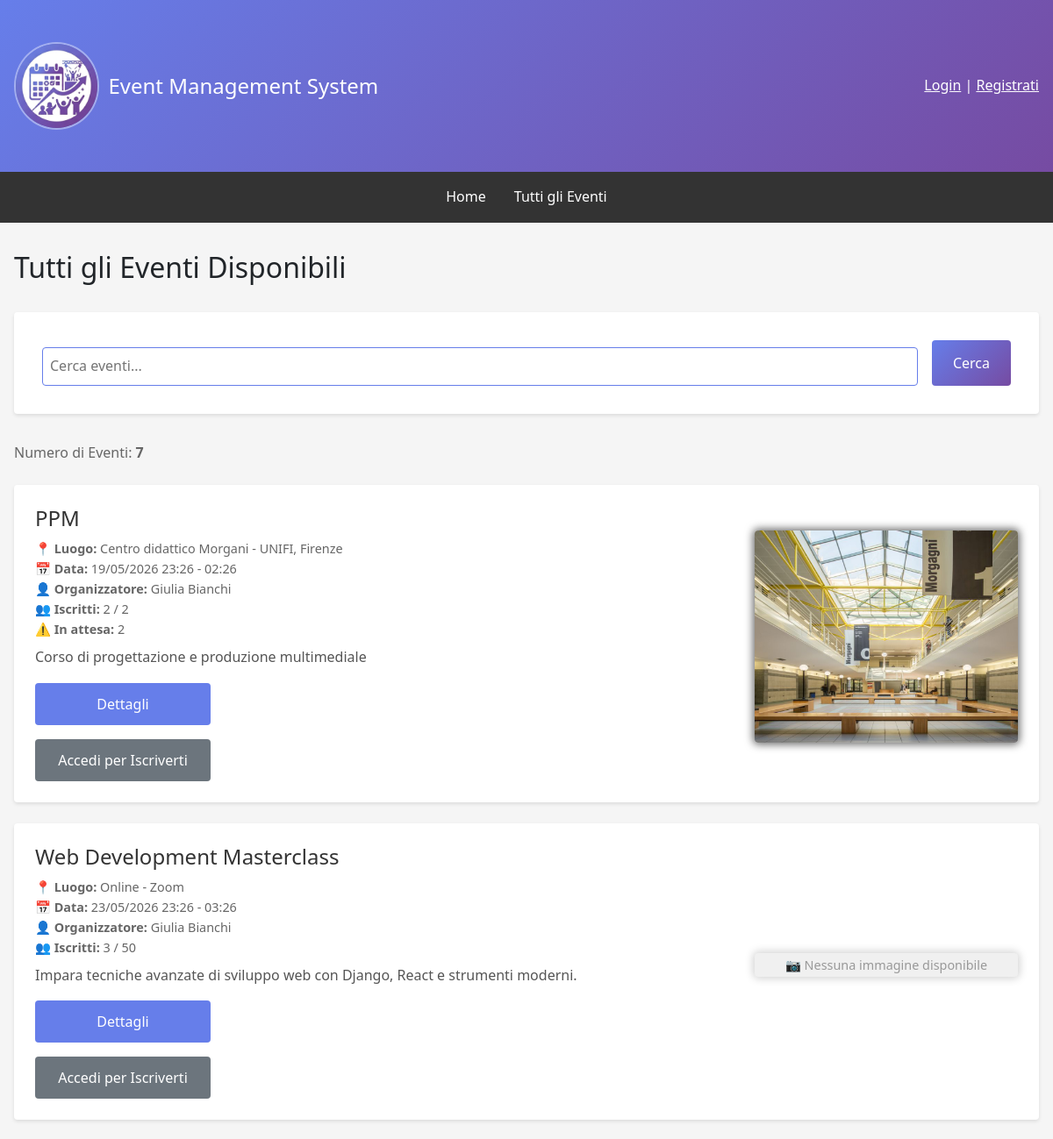
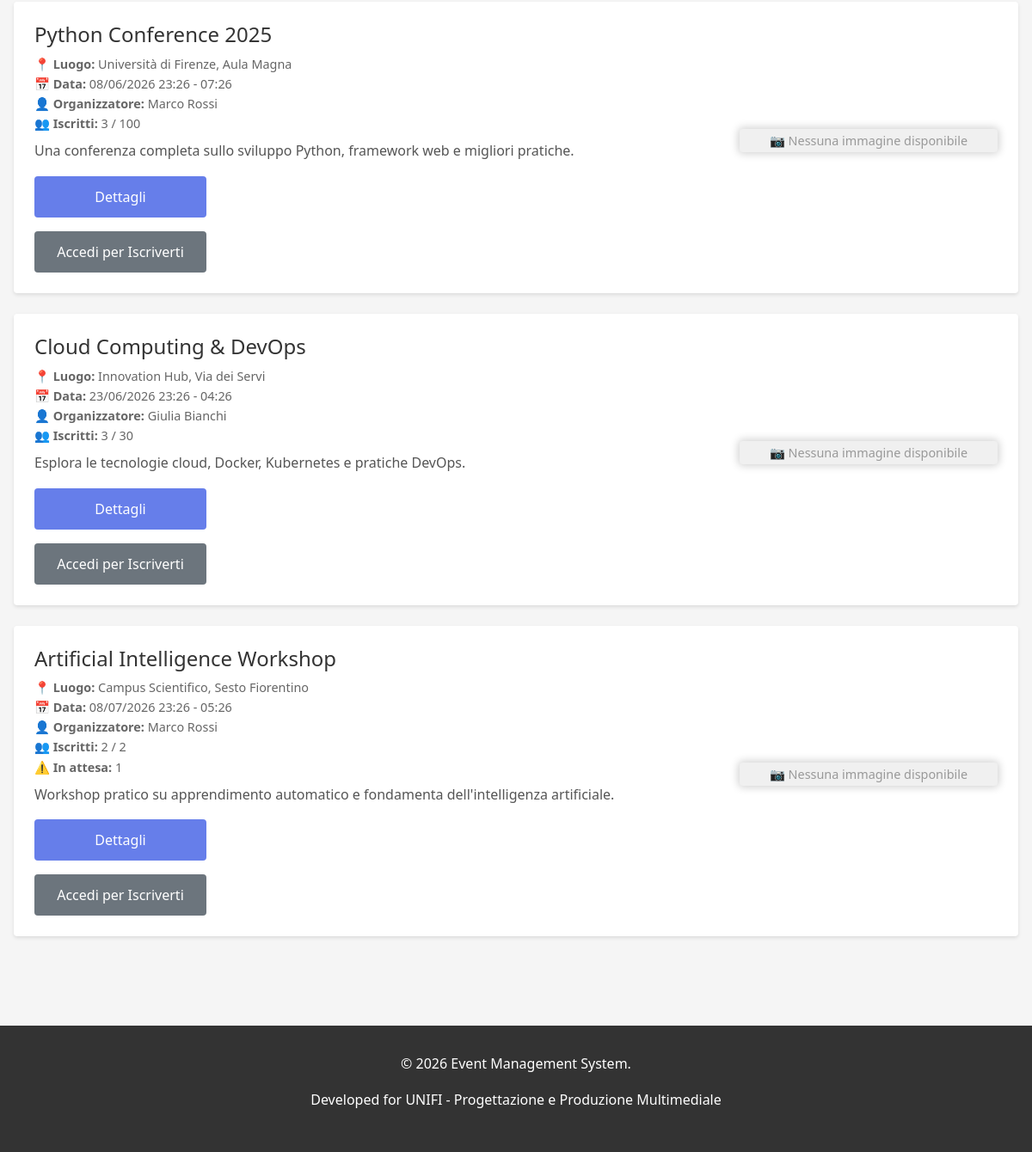
Screenshot of /events/ with the database file from the repository (2 pictures, top to bottom).
### events/models.py (models this page shows, shortened)
class Event(models.Model):
    STATUS_CHOICES = [('draft', 'Bozza'), ('published', 'Pubblicato'), ('ongoing', 'In Corso'), ('completed', 'Completato'), ('cancelled', 'Annullato')]
    title = models.CharField(max_length=200, verbose_name='Titolo')
    description = models.TextField(verbose_name='Descrizione')
    organizer = models.ForeignKey(User, on_delete=models.CASCADE, related_name='organized_events', verbose_name='Organizzatore')
    location = models.CharField(max_length=255, verbose_name='Luogo')
    start_date = models.DateTimeField(verbose_name='Data e Ora Inizio')
    end_date = models.DateTimeField(verbose_name='Data e Ora Fine')
    max_attendees = models.IntegerField(null=True, blank=True, verbose_name='Numero Massimo Partecipanti')
    image = models.ImageField(upload_to='event_images/', blank=True, null=True, verbose_name='Immagine')
    status = models.CharField(max_length=15, choices=STATUS_CHOICES, default='draft', verbose_name='Stato')
    created_at = models.DateTimeField(auto_now_add=True)
    updated_at = models.DateTimeField(auto_now=True)
    deleted_at = models.DateTimeField(null=True, blank=True, verbose_name='Eliminato il')
    class Meta:
        ordering = ['-start_date']
        permissions = [('can_create_event', 'Può creare eventi'), ('can_edit_own_events', 'Può modificare i propri eventi'), ('can_delete_own_events', 'Può eliminare i propri eventi'), ('can_view_attendees', 'Può visualizzare la lista dei partecipanti')]
    @property
    def get_confirmed_attendees_count(self):
        return self.eventregistration_set.filter(status='confirmed').count()
    def get_pending_attendees_count(self):
        return self.eventregistration_set.filter(status='pending').count()

### events/views.py (the view, shortened to what this page needs)
# urls.py: path('', views.EventListView.as_view(), name='event_list'),
class EventListView(ListView):
    model = Event
    template_name = 'events/event_list.html'
    context_object_name = 'events'
    paginate_by = 10
    def get_queryset(self):
        queryset = Event.objects.filter(status='published', deleted_at__isnull=True).order_by('start_date')
        query = self.request.GET.get('q')
        if query:
            queryset = queryset.filter(Q(title__icontains=query) | Q(description__icontains=query) | Q(location__icontains=query))
        return queryset
    def get_context_data(self, **kwargs):
        context = super().get_context_data(**kwargs)
        context['total_events'] = Event.objects.filter(status='published').count()
        return context

### templates/events/event_list.html (shortened to what this page needs)
{% extends 'base.html' %}
{% load custom_filters %}
{% block content %}
<h2>Tutti gli Eventi Disponibili</h2>
<form method="get" class="search-form">
    <input type="text" name="q" placeholder="Cerca eventi..." value="{{ request.GET.q }}" aria-label="Cerca eventi">
    <button type="submit" class="btn" style="background: linear-gradient(135deg, #667eea 0%, #764ba2 100%);">Cerca</button>
</form>
<p style="color: #666; margin-bottom: 1.5rem;">
    Numero di Eventi: <strong>{{ total_events }}</strong>
</p>
{% if events %}
    {% for event in events %}
        <div class="event-card">
            <div class="event-content">
                <h3 class="event-title">{{ event.title }}</h3>
                <div class="event-meta">
                    <strong>📍 Luogo:</strong> {{ event.location }}<br>
                    <strong>📅 Data:</strong> {{ event.start_date|date:"d/m/Y H:i" }} - {{ event.end_date|date:"H:i" }}<br>
                    <strong>👤 Organizzatore:</strong> {{ event.organizer.get_full_name|default:event.organizer.username }}<br>
                    <strong>👥 Iscritti:</strong> {{ event.get_confirmed_attendees_count }}{% if event.max_attendees %} / {{ event.max_attendees }}{% endif %}<br>
                    {% if event.get_pending_attendees_count > 0 %}<strong>⚠️ In attesa:</strong> {{ event.get_pending_attendees_count }}{% endif %}
                </div>
                <p class="event-description">{{ event.description|truncatewords:30 }}</p>
                <div style="display: flex; gap: 1rem; flex-wrap: wrap;" class="event-card-buttons">
                    <a href="{% url 'events:event_detail' event.pk %}" class="btn">Dettagli</a>
                    {% if request.user.is_authenticated %}
                        {% if not request.user.is_staff %}
                            {% with status=user_registrations_status|get_item:event.pk %}
                            {% if event.pk in registered_events and status != 'cancelled' %}
                                <a href="{% url 'events:event_unregister_confirm' event.pk %}" class="btn btn-success">✓ Iscritto</a>
                            {% else %}
                                <a href="{% url 'events:event_register' event.pk %}" class="btn btn-secondary">Iscriviti</a>
                            {% endif %}
                            {% endwith %}
                        {% endif %}
                    {% else %}
                        <a href="{% url 'users:login' %}" class="btn btn-secondary">Accedi per Iscriverti</a>
                    {% endif %}
                </div>
            </div>
            {% if event.image %}
                <div class="event-thumbnail">
                    <img src="{{ event.image.url }}" alt="{{ event.title }}" style="width: 100%; height: auto; margin-bottom: 1rem; border-radius: 4px; box-shadow: 0 0 10px 2px dimgray">
                </div>
            {% else %}
                <div class="no-image" style="text-align: center; margin-bottom: 1rem; padding: 2px; border-radius: 4px; box-shadow: 0 0 10px 2px lightgray">
                    <span>📷 Nessuna immagine disponibile</span>
                </div>
            {% endif %}
        </div>
    {% endfor %}
{% else %}
    <p style="text-align: center; padding: 2rem; color: #666;">Nessun evento disponibile in questo momento.</p>
{% endif %}
{% endblock %}

### templates/base.html (shortened to what this page needs)
{% load static %}
<!DOCTYPE html>
<html lang="it">
<head>
    <link href="https://cdn.jsdelivr.net/npm/bootstrap@5.3.0/dist/css/bootstrap.min.css" rel="stylesheet">
</head>
<body>
    <header>
        <div class="container">
            <div class="header-content">
                <div class="header-logo">
                    <a href="{% url 'home' %}" style="text-decoration: none; color: inherit; display: flex; align-items: center; gap: 10px;">
                        <img src="{% static 'favicon.ico' %}" alt="Event Management System Logo">
                        <h1>Event Management System</h1>
                    </a>
                </div>
                <div class="user-info">
                    {% if user.is_authenticated %}
                        <span>Benvenuto, {{ user.first_name|default:user.username }}!</span>
                        <a href="{% url 'users:profile' %}" style="color: white; text-decoration: underline;">Profilo</a> |
                        <form method="post" action="{% url 'users:logout' %}" style="display: inline; margin: 0; padding: 0; background: none; border:none; outline: none; box-shadow: none;">
                            {% csrf_token %}
                            <button type="submit" style="background: none; border: none; color: white; text-decoration: underline; cursor: pointer; padding: 0; font: inherit; outline: none; box-shadow: none;">
                                Logout
                            </button>
                        </form>
                    {% else %}
                        <a href="{% url 'users:login' %}" style="color: white; text-decoration: underline;">Login</a> |
                        <a href="{% url 'users:register' %}" style="color: white; text-decoration: underline;">Registrati</a>
                    {% endif %}
                </div>
            </div>
        </div>
    </header>
    <nav>
        <div class="nav-links">
            <a href="{% url 'home' %}">Home</a>
            <a href="{% url 'events:event_list' %}">Tutti gli Eventi</a>
        </div>
    </nav>
    <div class="container">
        {% block content %}{% endblock %}
    </div>
    <footer>
        <p>&copy; 2026 Event Management System.</p>
        <p>Developed for UNIFI - Progettazione e Produzione Multimediale</p>
    </footer>
</body>
</html>

### templates/base.html (style rules this page uses)
* { margin: 0; padding: 0; box-sizing: border-box; }
body { font-family: 'Segoe UI', Tahoma, Geneva, Verdana, sans-serif; background-color: #f5f5f5; line-height: 1.6; }
header { background: linear-gradient(135deg, #667eea 0%, #764ba2 100%); color: white; padding: 1rem 0; }
.header-logo { display: flex; align-items: center; gap: 0.75rem; }
.header-logo img { height: 100px; width: auto; border: 2px solid rgb(255 255 255 / 0.4); border-radius: 50%; }
.header-logo h1 { margin: 0; font-size: 1.5rem; }
nav { background-color: #333; padding: 0; position: relative; transition: all 0.3s ease; }
.nav-links { display: flex; justify-content: center; padding: 0.5rem; transition: all 0.3s ease; }
nav a { display: inline-block; color: white; text-decoration: none; padding: 0.5rem 1rem; font-size: 1rem; transition: all 0.3s ease; }
.container { max-width: 1200px; margin: 0 auto; padding: 2rem 1rem; }
.header-content { display: flex; justify-content: space-between; align-items: center; }
.btn { display: inline-block; padding: 0.75rem 1.5rem; background-color: #667eea; color: white; text-decoration: none; border-radius: 4px; border: none; cursor: pointer; font-size: 1rem; }
.btn-secondary { background-color: #6c757d; }
footer { background-color: #333; color: white; text-align: center; padding: 2rem; margin-top: 3rem; }
.event-card { background: white; padding: 1.5rem; margin-bottom: 1rem; border-radius: 4px; box-shadow: 0 2px 4px rgba(0,0,0,0.1); }
.event-title { font-size: 1.5rem; margin-bottom: 0.5rem; color: #333; }
.event-meta { color: #666; font-size: 0.9rem; margin-bottom: 0.5rem; }
.event-description { color: #555; margin-bottom: 1rem; }
form { background: white; padding: 2rem; border-radius: 4px; box-shadow: 0 2px 4px rgba(0,0,0,0.1); }
input, textarea, select { width: 100%; padding: 0.5rem; margin-top: 0.5rem; border: 1px solid #ddd; border-radius: 4px; font-family: inherit; font-size: 1rem; }
.user-info { color: white; }

### templates/events/event_list.html (style rules this page uses)
.search-form { display: flex; gap: 1rem; margin: 2rem 0; flex-wrap: wrap; }
.search-form input { flex: 1; min-width: 200px; border: 1px solid #667eea; }
.search-form button { white-space: nowrap; }
.event-card { display: flex; gap: 1.5rem; align-items: center; margin-bottom: 1.5rem; }
.event-content { flex: 2; }
.event-thumbnail { flex: 1; min-width: 150px; max-width: 300px; align-self: center; }
.event-thumbnail img { height: 100%; width: auto; border-radius: 8px; box-shadow: 0 0 10px 2px dimgray; object-fit: cover; display: block; }
.no-image { flex: 1; min-width: 150px; max-width: 300px; background-color: #f0f0f0; border-radius: 8px; display: flex; align-items: center; justify-content: center; padding: 2rem 0.5rem; text-align: center; color: #999; font-size: 0.9rem; align-self: center; }
.event-card-buttons { display: flex; flex-direction: column; gap: 0.75rem; justify-content: center; min-width: 140px; width: auto; }
.event-card-buttons .btn, .event-card-buttons span { text-align: center; width: 200px; min-width: 120px; display: inline-flex; align-items: center; justify-content: center; box-sizing: border-box; white-space: nowrap; }

### rows the page displays
Event: title "PPM", location "Centro didattico Morgani - UNIFI, Firenze", start_date "19/05/2026 23:26", end_date "02:26", organizer.get_full_name "Giulia Bianchi", get_confirmed_attendees_count "2", max_attendees "2", get_pending_attendees_count "2", description "Corso di progettazione e produzione multimediale", image (picture)
Event: title "Web Development Masterclass", location "Online - Zoom", start_date "23/05/2026 23:26", end_date "03:26", organizer.get_full_name "Giulia Bianchi", get_confirmed_attendees_count "3", max_attendees "50", description "Impara tecniche avanzate di sviluppo web con Django, React e strumenti moderni.", image "📷 Nessuna immagine disponibile"
Event: title "Python Conference 2025", location "Università di Firenze, Aula Magna", start_date "08/06/2026 23:26", end_date "07:26", organizer.get_full_name "Marco Rossi", get_confirmed_attendees_count "3", max_attendees "100", description "Una conferenza completa sullo sviluppo Python, framework web e migliori pratiche.", image "📷 Nessuna immagine disponibile"
Event: title "Cloud Computing & DevOps", location "Innovation Hub, Via dei Servi", start_date "23/06/2026 23:26", end_date "04:26", organizer.get_full_name "Giulia Bianchi", get_confirmed_attendees_count "3", max_attendees "30", description "Esplora le tecnologie cloud, Docker, Kubernetes e pratiche DevOps.", image "📷 Nessuna immagine disponibile"
Event: title "Artificial Intelligence Workshop", location "Campus Scientifico, Sesto Fiorentino", start_date "08/07/2026 23:26", end_date "05:26", organizer.get_full_name "Marco Rossi", get_confirmed_attendees_count "2", max_attendees "2", get_pending_attendees_count "1", description "Workshop pratico su apprendimento automatico e fondamenta dell'intelligenza artificiale.", image "📷 Nessuna immagine disponibile"

### other values shown
{{ total_events }} "7"
